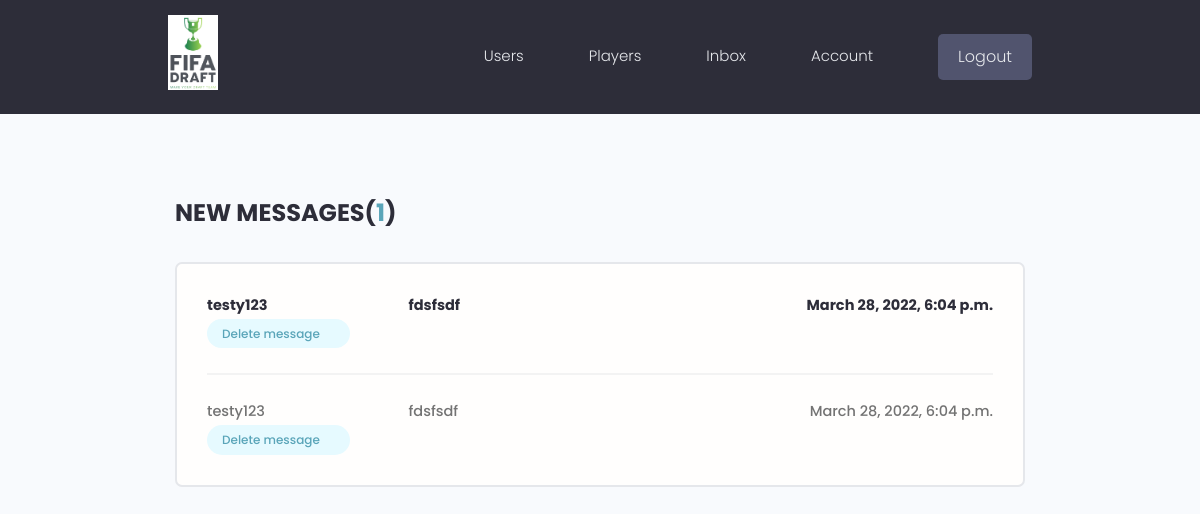
The app's page /inbox/ (signed in), older data.
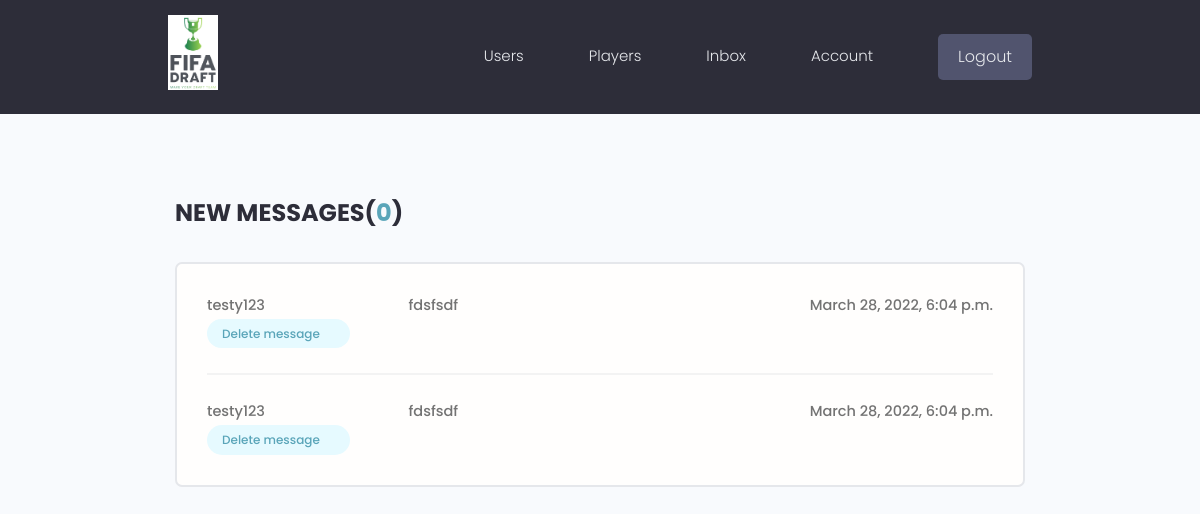
The same page, newer data.
### users/models.py (models this page shows, shortened)
class Message(models.Model):
    sender = models.ForeignKey(
        Profile, on_delete=models.SET_NULL, null=True, blank=True
    )
    recipient = models.ForeignKey(
        Profile,
        on_delete=models.SET_NULL,
        null=True,
        blank=True,
        related_name="messages",
    )
    sender_name = models.CharField(max_length=200, null=True, blank=True)
    email = models.EmailField(max_length=200, null=True, blank=True)
    subject = models.CharField(max_length=200, null=True, blank=False)
    body = models.TextField(max_length=400, blank=False)
    is_read = models.BooleanField(default=False, null=True)
    created = models.DateTimeField(auto_now_add=True)
    id = models.UUIDField(
        default=uuid.uuid4, unique=True, primary_key=True, editable=False
    )
    class Meta:
        ordering = ["is_read", "-created"]

### users/views.py (the view)
# urls.py: path("inbox/", views.inbox, name="inbox"),
@login_required(login_url="login")
def inbox(request):
    profile = request.user.profile
    message_request = profile.messages.all()
    unread_count = message_request.filter(is_read=False).count()
    context = {"message_request": message_request, "unread_count": unread_count}
    return render(request, "users/inbox.html", context)

### users/templates/users/inbox.html (shortened to what this page needs)
{% extends 'main.html' %}
{% block content %}
<main class="inbox my-xl">
  <div class="content-box">
    <h3 class="inbox__title">New Messages(<span>{{unread_count}}</span>)</h3>
    <ul class="messages">
      {% for message in message_request %}
      {% if message.is_read == False %}
      <li class="message message--unread">
        {% else %}
      <li class="message">
        {% endif %}
        <a href="{% url 'message' message.id %}">
          <span class="message__author">{{message.sender_name}}</span>
          <span class="message__subject">{{message.subject}}</span>
          <span class="message__date">{{message.created}}</span>
        </a>
        <a class="tag tag--pill tag--main settings__btn" href="{% url 'delete-message' message.id %}">Delete message</a>
      </li>
      {% endfor %}
    </ul>
  </div>
</main>
{% endblock content %}

### templates/main.html (shortened to what this page needs)
<!doctype html>
{% load static %}
<html lang="en">
<head>
  <link rel="stylesheet" href="https://cdn.iconmonstr.com/1.3.0/css/iconmonstr-iconic-font.min.css" />
  <link rel="stylesheet" href="{% static 'uikit/styles/uikit.css' %}" />
  <link rel="stylesheet" href="{% static 'styles/app.css' %}" />
</head>
<body>
    {% include 'navbar.html' %}
    {% block content %}
    {% endblock content %}
</body>
</html>

### templates/navbar.html (shortened to what this page needs)
{% load static %}
  <header class="header">
    <div class="container container--narrow">
      <a href="{% url 'players'%}">
        <img src="{% static 'images/site_logo1.png' %}" style='max-width:50px' />
      </a>
      <nav class="header__nav">
        <ul class="header__menu">
          <li class="header__menuItem"><a href="{% url 'profiles' %}">Users</a></li>
          <li class="header__menuItem"><a href="{% url 'players' %}">Players</a></li>
          {% if request.user.is_authenticated %}
          <li class="header__menuItem"><a href="{% url 'inbox' %}">Inbox</a></li>
          <li class="header__menuItem"><a href="{% url 'account' %}" >Account</a></li>
          <li class="header__menuItem"><a href="{% url 'logout' %}" class="btn btn--sub">Logout</a></li>
          {% else %}
          <li class="header__menuItem"><a href="{% url 'login' %}" class="btn btn--sub">Login/Sign Up</a></li>
          {% endif %}
        </ul>
      </nav>
    </div>
  </header>

### static/styles/app.css (style rules this page uses)
:root { --color-sub: #2d2d39; }
.btn--sub { background-color: var(--color-sub-light); }
img { width: 100%; }
.content-box { width: 95%; max-width: 85rem; margin: 0 auto; }
.header { position: sticky; z-index: 111; background-color: var(--color-sub); padding: 1.5rem 0; }
.header > .container { display: flex; justify-content: space-between; align-items: center; }
.header__nav > ul { display: inline-flex; align-items: center; list-style: none; gap: 6.5rem; }
.header__menuItem > a { color: var(--color-light); font-weight: 300; }
.inbox { height: 90vh; }
.inbox__title, .inbox__title span { font-size: 2.4rem; font-weight: 700; color: var(--color-sub); text-transform: uppercase; text-align: left; margin-bottom: 3rem; }
.inbox__title span { color: var(--color-main); }
.messages { list-style: none; background: var(--color-white); padding: 0.5rem 3rem; border: 2px solid var(--color-light); border-radius: 0.7rem; }
.message { padding: 2.5rem 0; }
.message > a span { font-size: 1.45rem; font-weight: 500; }
.message:not(:last-child) { border-bottom: 2px solid var(--color-white-light); }
.message > a { display: flex; gap: 1rem; }
.message__author, .message__date { flex-basis: 25%; }
.message__subject { flex-basis: 50%; }
.message__date { text-align: right; }

### static/uikit/styles/modules/_variables.css (style rules this page uses)
:root { --color-main: #5aa5b9; --color-main-light: #e6faff; --color-sub: #3f4156; --color-sub-light: #51546e; --color-sub-lighter: #ededfd; --color-text: #737373; --color-gray: #8b8b8b; --color-light: #e5e7eb; --color-light-gray: #767676; --color-bg: #f8fafd; --color-white: #fffefd; --color-white-light: #f3f3f3; --color-success: #359e64; --color-success-bg: #def8e8; --color-error: #fc4b0b; --color-error-bg: #fff2ee; --font-base: 'Poppins', arial, helvetica, 'Segoe UI', roboto, ubuntu, sans-serif; --font-monospace: 'Fira Code', 'Courier New', courier, monospace; --font-regular: 300; --font-medium: 500; --font-bold: 700; --generic-shadow: 1px 1px 5px #00000010; --generic-transition: all 0.3s ease-in-out; }

### static/uikit/styles/modules/_base.css (style rules this page uses)
* { margin: 0; padding: 0; box-sizing: border-box; text-rendering: optimizeLegibility; color: inherit; font-size: inherit; }
html { font-size: 50%; }
@media only screen and (min-width: 480px) { html { font-size: 56.25%; } }
@media only screen and (min-width: 1200px) { html { font-size: 62.5%; } }
body { line-height: 1.6; font-weight: 400; font-size: 1.5rem; color: var(--color-text); background-color: var(--color-bg); min-height: 100vh; }

### static/uikit/styles/modules/_typography.css (style rules this page uses)
* { font-family: var(--font-base); }
h3 { font-size: 3.2rem; font-weight: var(--font-medium); }
p, span, strong { font-size: 1.6rem; color: var(--color-text); font-weight: var(--font-regular); }
a { padding-bottom: 2px; text-decoration: none; display: inline-block; color: var(--color-main); font-weight: var(--font-medium); }

### static/uikit/styles/modules/_utilities.css (style rules this page uses)
.container { width: 92%; max-width: 165rem; margin: 0 auto; box-sizing: border-box; }
.container--narrow { width: 92%; max-width: 120rem; }
@media screen and (min-width: 1000px) { .container { width: 90%; } }
@media screen and (min-width: 1000px) { .container--narrow { width: 85%; } }
@media screen and (min-width: 1200px) { .container { width: 80%; } }
@media screen and (min-width: 1200px) { .container--narrow { width: 72%; } }
.my-xl { margin: 8rem auto; }

### static/uikit/styles/modules/_button.css (style rules this page uses)
.btn { display: inline-block; position: relative; cursor: pointer; background-color: var(--color-light); font-weight: var(--font-medium); color: var(--color-sub); text-decoration: none; padding: 1rem 2rem; border-radius: 0.5rem; border: none; width: -webkit-fit-content; width: -moz-fit-content; width: fit-content; height: -webkit-fit-content; height: -moz-fit-content; height: fit-content; font-size: 1.6rem; outline-width: 0; outline-color: transparent; -webkit-backface-visibility: hidden; backface-visibility: hidden; transition: all 0.3s ease-in-out; }
.btn--sub { background-color: var(--color-sub); color: var(--color-white); }

### static/uikit/styles/modules/_tag.css (style rules this page uses)
.tag { display: inline-flex; align-items: center; background-color: var(--color-sub); height: -webkit-fit-content; height: -moz-fit-content; height: fit-content; width: -webkit-fit-content; width: -moz-fit-content; width: fit-content; border-radius: 0.5rem; padding: 0.5rem 1.5rem; font-size: 1.2rem; cursor: pointer; }
.tag--pill { border-radius: 5rem; }
.tag--main, .tag--main > small { background: var(--color-main-light); color: var(--color-main); font-weight: 500; }

Row changes from the older to the newer data that the page shows:
shown differently, row unchanged: Message (number 1 of 2 on the later page): moves up the list
changed Message (number 2 of 2 on the later page): is_read False → True (drawn)
Text that changed along with them:
{{ unread_count }}: "1" → "0"
